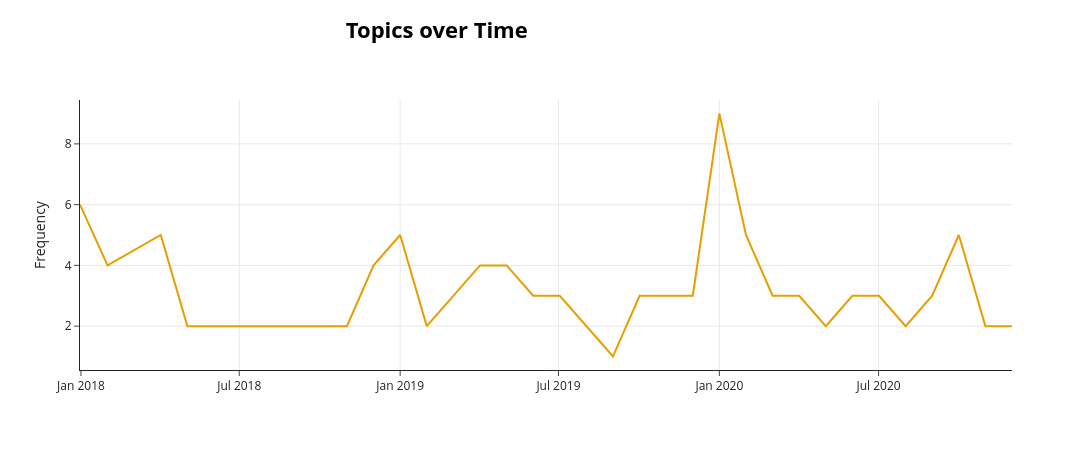

Notebook cell for this chart:
### Markdown cell above
## Filtrar visualización de tópicos dinámica por tiempo

texto

### Code cell
fig = topic_model.visualize_topics_over_time(topics_over_time, topics=[7])
fig.show()

### Figure 1 — Plotly figure (JSON) as saved in the notebook; plotly's stock layout.template omitted (floating-point values rounded to 4 significant figures)
{"data": [{"hoverinfo": "text", "hovertext": ["<b>Topic 7</b><br>Words: libro, poeta, libros, poemas, poesía", "<b>Topic 7</b><br>Words: frankenstein, leer, libro, libros, melo", "<b>Topic 7</b><br>Words: libros, libro, lectura, feria, persiles", "<b>Topic 7</b><br>Words: sabines, lectura, poesía, poeta, comprendería", "<b>Topic 7</b><br>Words: arendt, pensar, obra, teatral, habitación", "<b>Topic 7</b><br>Words: orgullosos, poeta, poetas, romanticismo, novalis", "<b>Topic 7</b><br>Words: libros, cadenas, biblioteca, mallarmé, estantes", "<b>Topic 7</b><br>Words: reinados, misses, libros, shelley, escolares", "<b>Topic 7</b><br>Words: ítaca, naipaul, lobo, libros, wolfe", "<b>Topic 7</b><br>Words: libro, libros, atwood, polvo, tardes", "<b>Topic 7</b><br>Words: vilas, lydia, removió, hidroituango, refugiarnos", "<b>Topic 7</b><br>Words: pensaba, biblia, cien, novela, sastre", "<b>Topic 7</b><br>Words: hubris, leandro, escritores, libro, supositorios", "<b>Topic 7</b><br>Words: rilke, poemas, poeta, poesía, libro", "<b>Topic 7</b><br>Words: boswell, dum, novela, literatura, johnson", "<b>Topic 7</b><br>Words: estudiamos, bovary, libros, amoroso, emma", "<b>Topic 7</b><br>Words: hielo, say, precederán, 24t18, mezquita", "<b>Topic 7</b><br>Words: molloy, moran, peos, beckett, muletas", "<b>Topic 7</b><br>Words: safo, browning, eunice, mitilene, ciudad", "<b>Topic 7</b><br>Words: alissa, jérôme, amor, gide, libros", "<b>Topic 7</b><br>Words: libro, libros, amor, héctor, leer", "<b>Topic 7</b><br>Words: didion, joan, biblioteca, libros, iliada", "<b>Topic 7</b><br>Words: verso, ospina, shakespeare, soneto, cuarteto", "<b>Topic 7</b><br>Words: leer, larrosa, libros, cit, librerías", "<b>Topic 7</b><br>Words: rimbaud, verlaine, sotiro, abisinia, sífilis", "<b>Topic 7</b><br>Words: pound, libros, libro, bette, balzac", "<b>Topic 7</b><br>Words: escritora, autopsia, lectora, libro, libros", "<b>Topic 7</b><br>Words: merino, tolkien, excursiones, viajar, diana", "<b>Topic 7</b><br>Words: piqueras, agatha, christie, yéndose, penuria", "<b>Topic 7</b><br>Words: esnob, camila, esnobismo, libro, thackeray", "<b>Topic 7</b><br>Words: poeta, olivella, zapata, vagabunda, amortajadores", "<b>Topic 7</b><br>Words: shakespeare, teorías, quédate, autor, obras"], "marker": {"color": "#E69F00"}, "mode": "lines", "name": "7_música_arte_musical_foto", "type": "scatter", "x": ["2017-12-30T21:43:12", "2018-01-31T10:00:00", "2018-04-02T06:00:00", "2018-05-02T16:00:00", "2018-08-01T22:00:00", "2018-09-01T08:00:00", "2018-10-01T18:00:00", "2018-11-01T04:00:00", "2018-12-01T14:00:00", "2019-01-01T00:00:00", "2019-01-31T10:00:00", "2019-03-02T20:00:00", "2019-04-02T06:00:00", "2019-05-02T16:00:00", "2019-06-02T02:00:00", "2019-07-02T12:00:00", "2019-08-01T22:00:00", "2019-09-01T08:00:00", "2019-10-01T18:00:00", "2019-12-01T14:00:00", "2020-01-01T00:00:00", "2020-01-31T10:00:00", "2020-03-01T20:00:00", "2020-04-01T06:00:00", "2020-05-01T16:00:00", "2020-06-01T02:00:00", "2020-07-01T12:00:00", "2020-07-31T22:00:00", "2020-08-31T08:00:00", "2020-09-30T18:00:00", "2020-10-31T04:00:00", "2020-11-30T14:00:00"], "y": [6, 4, 5, 2, 2, 2, 2, 2, 4, 5, 2, 3, 4, 4, 3, 3, 2, 1, 3, 3, 9, 5, 3, 3, 2, 3, 3, 2, 3, 5, 2, 2]}], "layout": {"height": 450, "hoverlabel": {"bgcolor": "white", "font": {"family": "Rockwell", "size": 16}}, "legend": {"title": {"text": "<b>Global Topic Representation"}}, "title": {"font": {"color": "Black", "size": 22}, "text": "<b>Topics over Time</b>", "x": 0.4, "xanchor": "center", "y": 0.95, "yanchor": "top"}, "width": 1250, "xaxis": {"showgrid": true}, "yaxis": {"showgrid": true, "title": {"text": "Frequency"}}}}
